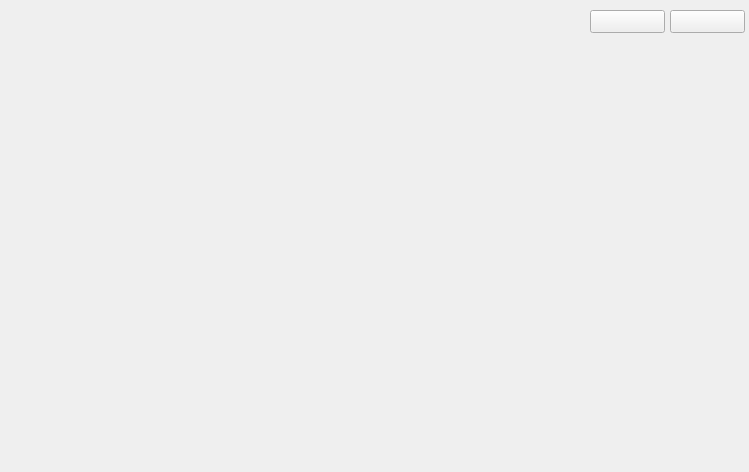
<?xml version="1.0" encoding="UTF-8"?>
<ui version="4.0">
 <class>mainWidget</class>
 <widget class="QWidget" name="mainWidget">
  <property name="geometry">
   <rect>
    <x>0</x>
    <y>0</y>
    <width>749</width>
    <height>472</height>
   </rect>
  </property>
  <property name="windowTitle">
   <string>mainWidget</string>
  </property>
  <widget class="QPushButton" name="pBmin">
   <property name="geometry">
    <rect>
     <x>590</x>
     <y>10</y>
     <width>75</width>
     <height>23</height>
    </rect>
   </property>
   <property name="text">
    <string/>
   </property>
   <property name="icon">
    <iconset resource="image.qrc">
     <normaloff>:/image/2.png</normaloff>:/image/2.png</iconset>
   </property>
  </widget>
  <widget class="QPushButton" name="pBclose">
   <property name="geometry">
    <rect>
     <x>670</x>
     <y>10</y>
     <width>75</width>
     <height>23</height>
    </rect>
   </property>
   <property name="text">
    <string/>
   </property>
   <property name="icon">
    <iconset resource="image.qrc">
     <normaloff>:/image/1.png</normaloff>:/image/1.png</iconset>
   </property>
  </widget>
 </widget>
 <layoutdefault spacing="6" margin="11"/>
 <resources>
  <include location="image.qrc"/>
 </resources>
 <connections/>
</ui>
